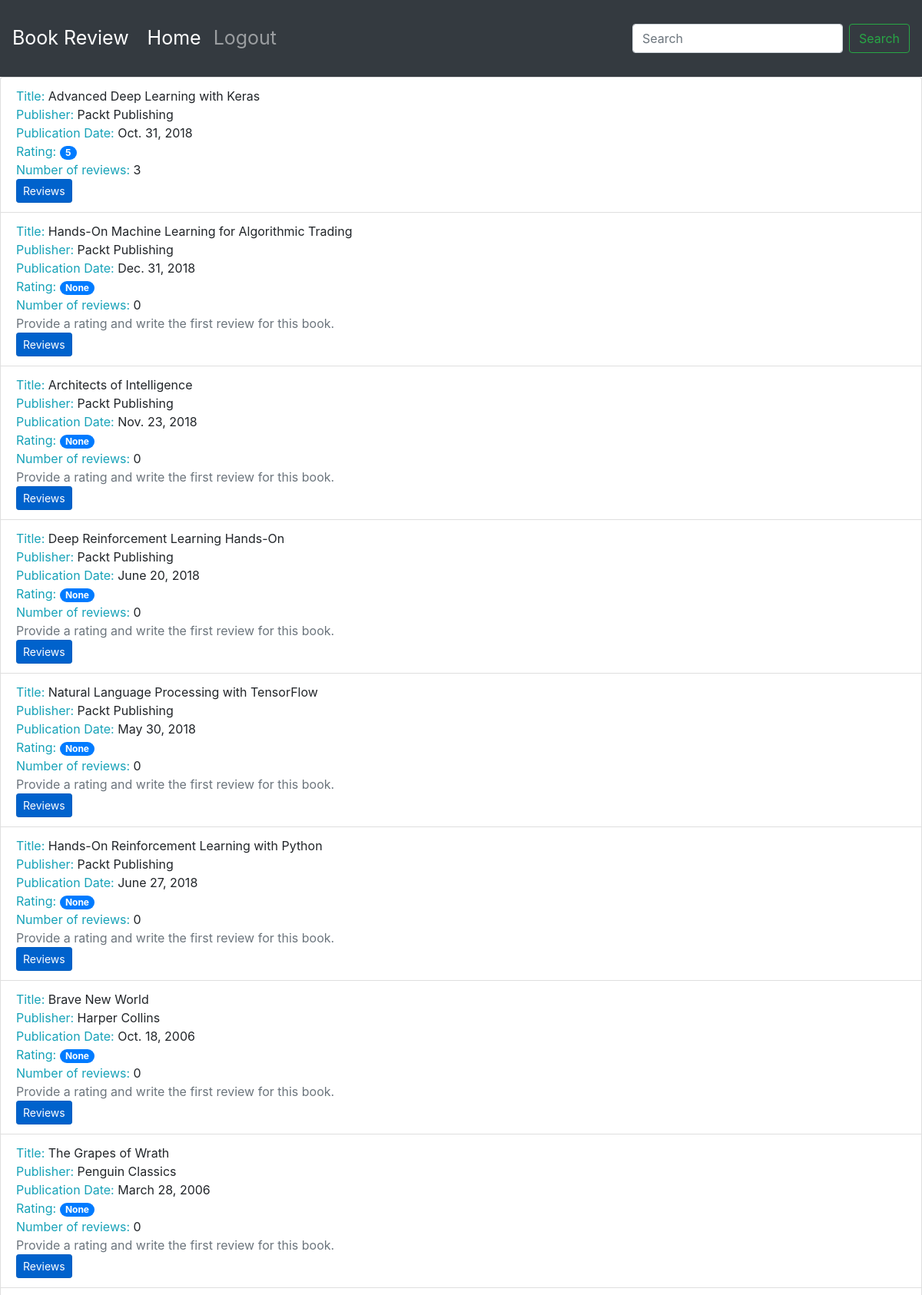
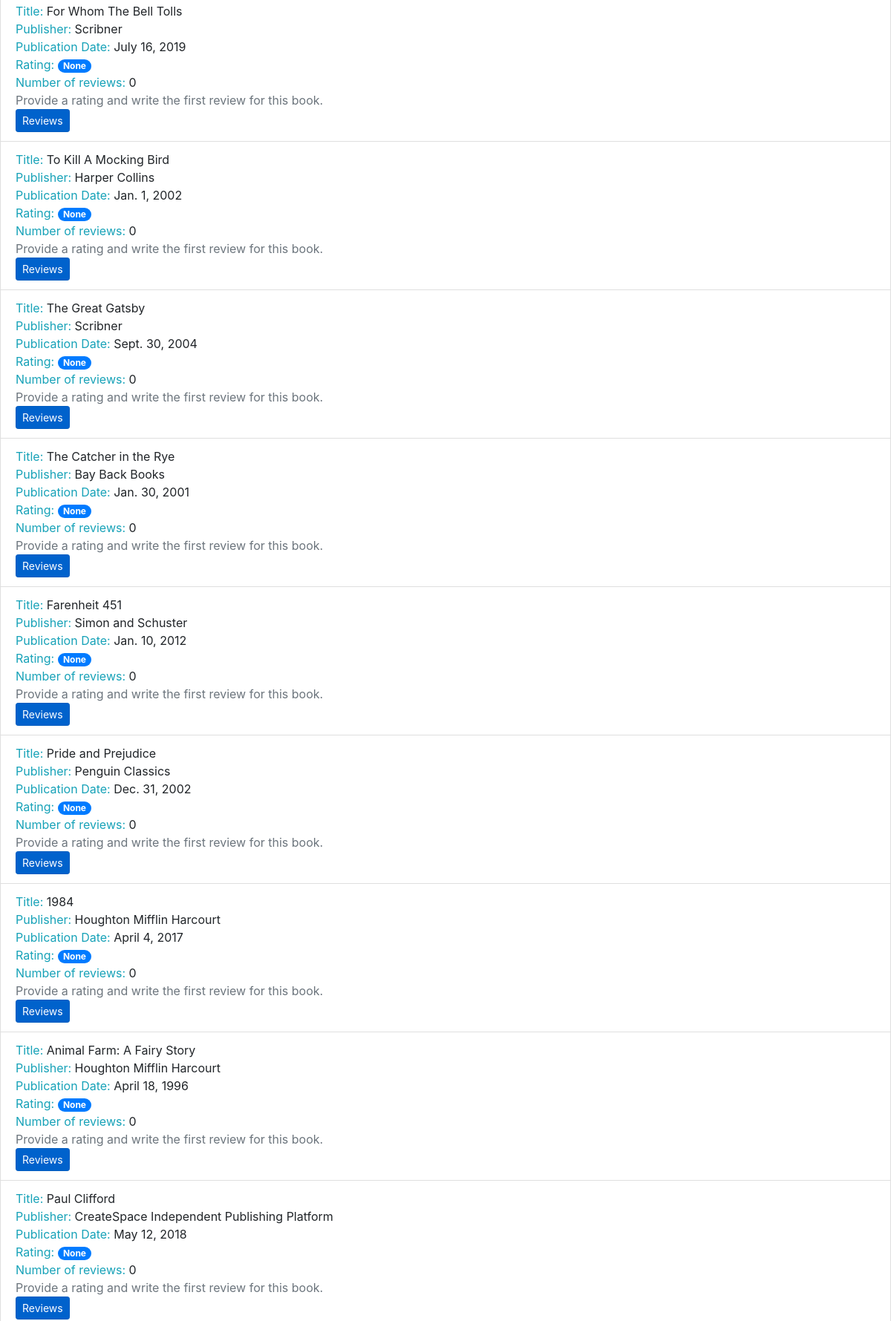
The page /books/ (upper part) on the database its author committed (2 pictures, top to bottom).
### reviews/models.py (models this page shows, shortened)
class Book(models.Model):
    title = models.CharField(max_length=70,
                             help_text="The title of the book.")
    publication_date = models.DateField(
        verbose_name="Date the book was published.")
    isbn = models.CharField(max_length=20,
                            verbose_name="ISBN number of the book.")
    publisher = models.ForeignKey(Publisher,
                                  on_delete=models.CASCADE)
    contributors = models.ManyToManyField('Contributor',
                                          through="BookContributor")

class Publisher(models.Model):
    name = models.CharField(max_length=50,
                            help_text="The name of the Publisher.")
    website = models.URLField(help_text="The Publisher's website.")
    email = models.EmailField(help_text="The Publisher's email address.")
    def __str__(self):
        return self.name

### reviews/views.py (the view)
# urls.py: urlpatterns = [path('books/', views.book_list, \
def book_list(request):
    books = Book.objects.all()
    book_list = []
    for book in books:
        reviews = book.review_set.all()
        if reviews:
            book_rating = average_rating([review.rating for review in reviews])
            number_of_reviews = len(reviews)
        else:
            book_rating = None
            number_of_reviews = 0
        book_list.append({'book': book, \
                          'book_rating': book_rating, \
                          'number_of_reviews': number_of_reviews})
    context = {
        'book_list': book_list
    }
    return render(request, 'reviews/books_list.html', context)

### reviews/utils.py (called while the page is built)
def average_rating(rating_list):
    if not rating_list:
        return 0
    return round(sum(rating_list) / len(rating_list))

### reviews/templates/reviews/books_list.html (shortened to what this page needs)
{% extends 'base.html' %}
{% block content %}
<ul class="list-group">
  {% for item in book_list %}
  <li class="list-group-item">
      <span class="text-info">Title: </span> <span>{{ item.book.title }}</span>
      <br>
      <span class="text-info">Publisher: </span><span>{{ item.book.publisher }}</span>
      <br>
      <span class="text-info">Publication Date: </span><span>{{ item.book.publication_date }}</span>
      <br>
      <span class="text-info">Rating: </span><span class="badge badge-primary badge-pill">{{ item.book_rating }}</span>
      <br>
      <span class="text-info">Number of reviews: </span><span>{{ item.number_of_reviews }}</span>
      <br>
      {% if item.book_rating is null %}
      <span class="text-secondary">Provide a rating and write the first review for this book.</span>
      <br>
      {% endif %}
      <a class="btn btn-primary btn-sm active" role="button" aria-pressed="true" href="/book/{{ item.book.id }}/">Reviews</a></li>
  {% endfor %}
</ul>
{% endblock %}

### bookr/templates/base.html (shortened to what this page needs)
<!doctype html>
{% load static %}
<html lang="en">
  <head>
    <link rel="stylesheet" href="https://stackpath.bootstrapcdn.com/bootstrap/4.4.1/css/bootstrap.min.css">
    <link rel="stylesheet" href="https://cdnjs.cloudflare.com/ajax/libs/font-awesome/4.7.0/css/font-awesome.min.css">
  </head>
  <body>
        <nav class="navbar navbar-expand-sm navbar-dark bg-dark sticky-top">
          <a class="navbar-brand" href="/">Book Review</a>
          <div class="collapse navbar-collapse" id="navbarSupportedContent">
            <ul class="navbar-nav mr-auto">
              <li class="nav-item active">
                <a class="nav-link" href="/books/">Home <span class="sr-only">(current)</span></a>
              </li>
              <li class="nav-item">
                <a class="nav-link" href="#">Logout</a>
              </li>
            </ul>
            <form class="form-inline my-2 my-lg-0">
              <input class="form-control mr-sm-2" type="search" placeholder="Search" aria-label="Search">
              <button class="btn btn-outline-success my-2 my-sm-0" type="submit">Search</button>
            </form>
          </div>
        </nav>
         {% block content %}{% endblock %}
  </body>
</html>

### bookr/templates/base.html (style rules this page uses)
.navbar { min-height: 100px; font-size: 25px; }
.navbar-brand { font-size: 25px; }

### rows shown on the page
Book: book "Advanced Deep Learning with Keras", book.publisher "Packt Publishing", book.publication_date "Oct. 31, 2018", book_rating "5", number_of_reviews "3"
Book: book "Hands-On Machine Learning for Algorithmic Trading", book.publisher "Packt Publishing", book.publication_date "Dec. 31, 2018", book_rating "None", number_of_reviews "0", shows "Provide a rating and write the first review for this book."
Book: book "Architects of Intelligence", book.publisher "Packt Publishing", book.publication_date "Nov. 23, 2018", book_rating "None", number_of_reviews "0", shows "Provide a rating and write the first review for this book."
Book: book "Deep Reinforcement Learning Hands-On", book.publisher "Packt Publishing", book.publication_date "June 20, 2018", book_rating "None", number_of_reviews "0", shows "Provide a rating and write the first review for this book."
Book: book "Natural Language Processing with TensorFlow", book.publisher "Packt Publishing", book.publication_date "May 30, 2018", book_rating "None", number_of_reviews "0", shows "Provide a rating and write the first review for this book."
Book: book "Hands-On Reinforcement Learning with Python", book.publisher "Packt Publishing", book.publication_date "June 27, 2018", book_rating "None", number_of_reviews "0", shows "Provide a rating and write the first review for this book."
Book: book "Brave New World", book.publisher "Harper Collins", book.publication_date "Oct. 18, 2006", book_rating "None", number_of_reviews "0", shows "Provide a rating and write the first review for this book."
Book: book "The Grapes of Wrath", book.publisher "Penguin Classics", book.publication_date "March 28, 2006", book_rating "None", number_of_reviews "0", shows "Provide a rating and write the first review for this book."
Book: book "For Whom The Bell Tolls", book.publisher "Scribner", book.publication_date "July 16, 2019", book_rating "None", number_of_reviews "0", shows "Provide a rating and write the first review for this book."
Book: book "To Kill A Mocking Bird", book.publisher "Harper Collins", book.publication_date "Jan. 1, 2002", book_rating "None", number_of_reviews "0", shows "Provide a rating and write the first review for this book."
Book: book "The Great Gatsby", book.publisher "Scribner", book.publication_date "Sept. 30, 2004", book_rating "None", number_of_reviews "0", shows "Provide a rating and write the first review for this book."
Book: book "The Catcher in the Rye", book.publisher "Bay Back Books", book.publication_date "Jan. 30, 2001", book_rating "None", number_of_reviews "0", shows "Provide a rating and write the first review for this book."
Book: book "Farenheit 451", book.publisher "Simon and Schuster", book.publication_date "Jan. 10, 2012", book_rating "None", number_of_reviews "0", shows "Provide a rating and write the first review for this book."
Book: book "Pride and Prejudice", book.publisher "Penguin Classics", book.publication_date "Dec. 31, 2002", book_rating "None", number_of_reviews "0", shows "Provide a rating and write the first review for this book."
Book: book "1984", book.publisher "Houghton Mifflin Harcourt", book.publication_date "April 4, 2017", book_rating "None", number_of_reviews "0", shows "Provide a rating and write the first review for this book."
Book: book "Animal Farm: A Fairy Story", book.publisher "Houghton Mifflin Harcourt", book.publication_date "April 18, 1996", book_rating "None", number_of_reviews "0", shows "Provide a rating and write the first review for this book."
Book: book "Paul Clifford", book.publisher "CreateSpace Independent Publishing Platform", book.publication_date "May 12, 2018", book_rating "None", number_of_reviews "0", shows "Provide a rating and write the first review for this book."
